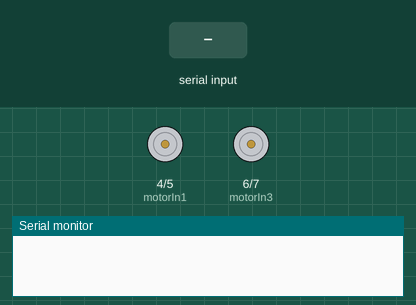
Simulated run of this sketch. Board: Arduino Uno, built with avr-gcc and run on an emulated ATmega328P. On the bench: motor-driver pin pairs drawn as motors (green arrow = first pin HIGH = forward, orange = second pin HIGH = backward, longer = more drive, scaled by the enable pin), the last lines printed to the serial monitor. The test bench sets the inputs (shaded band).

Above: at 1.2 s.
1.3 s: "F" received over Serial
At 1.8 s:
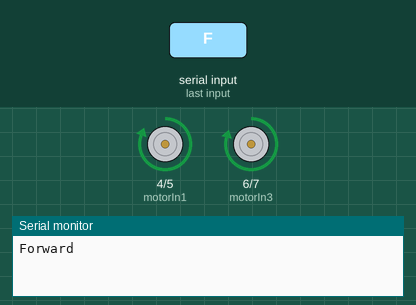
2.8 s: "L" received over Serial
At 3.7 s:
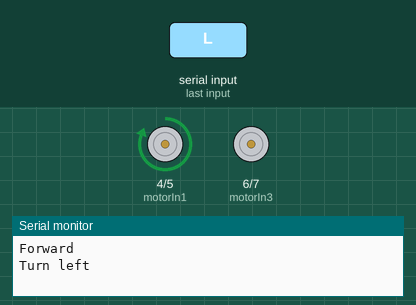
4.8 s: "R" received over Serial
At 5.6 s:
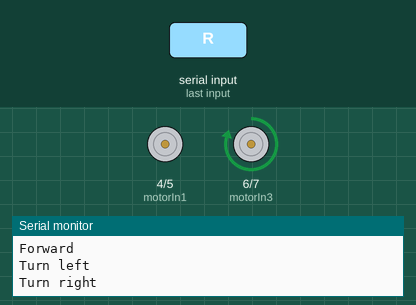
6.8 s: "B" received over Serial
At 8.7 s:
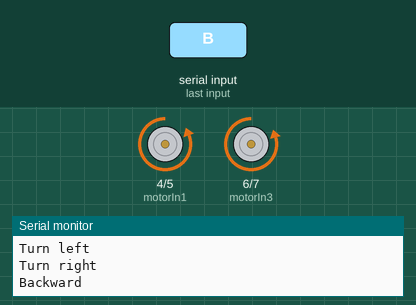
Timing chart, 0 to 9.8 s (numbered marks = the images above; inputs shaded):
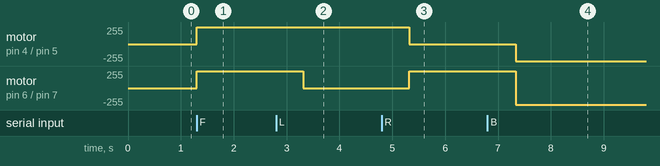

Measured:
- after the input at 1.3 s, motor on pin 4 (motorIn1) / pin 5 (motorIn2): stopped → forward 255/255 at once; motor on pin 6 (motorIn3) / pin 7 (motorIn4): stopped → forward 250/255 at once
- after the input at 2.8 s, motor on pin 6 (motorIn3) / pin 7 (motorIn4): forward 250/255 → stopped after 0.51 s
- after the input at 4.8 s, motor on pin 4 (motorIn1) / pin 5 (motorIn2): forward 255/255 → stopped after 0.52 s; motor on pin 6 (motorIn3) / pin 7 (motorIn4): stopped → forward 250/255 after 0.52 s
- after the input at 6.8 s, motor on pin 4 (motorIn1) / pin 5 (motorIn2): stopped → backward 255/255 after 0.53 s; motor on pin 6 (motorIn3) / pin 7 (motorIn4): forward 250/255 → backward 250/255 after 0.53 s

The sketch:

HW.ino
```cpp
//SoftwareSerial BTSerial (10,11);
const int motorIn1=4;
const int motorIn2=5;
const int motorIn3=6;
const int motorIn4=7;
const int EnableA=2;
const int EnableB=3;
const int A_ledpin=8;
const int B_ledpin=9;
char F,L,B,R;
void setup() {
  // put your setup code here, to run once:
  pinMode(motorIn1,OUTPUT);
  pinMode(motorIn2,OUTPUT);
  pinMode(motorIn3,OUTPUT);
  pinMode(motorIn4,OUTPUT);
  pinMode(EnableB,OUTPUT);
  pinMode(EnableA,OUTPUT);
  Serial.begin(9600);
}

void loop() {
  // put your main code here, to run repeatedly:
 if(Serial.available()>0)
  {unsigned char charreceived=Serial.read();
    switch(charreceived)
    {
      case'F':
        Serial.println("Forward");
        analogWrite(EnableA,250);
        analogWrite(EnableB,250);
        digitalWrite(motorIn1,HIGH);
        digitalWrite(motorIn2,LOW);
        digitalWrite(motorIn3,HIGH);
        digitalWrite(motorIn4,LOW);
        delay(2000);
        break;
      case'L':
        Serial.println("Turn left");
        analogWrite(EnableA,250);
        digitalWrite(motorIn1,HIGH);
        digitalWrite(motorIn2,LOW);
        digitalWrite(motorIn3,LOW);
        digitalWrite(motorIn4,LOW);
        digitalWrite(A_ledpin,HIGH);
        delay(2000);
        break;
      case'R':
        Serial.println("Turn right");
        analogWrite(EnableA,250);
        digitalWrite(motorIn1,LOW);
        digitalWrite(motorIn2,LOW);
        digitalWrite(motorIn3,HIGH);
        digitalWrite(motorIn4,LOW);
        digitalWrite(B_ledpin,HIGH);
        delay(2000);
        break;
      case'B':
        Serial.println("Backward");
        analogWrite(EnableA,250);
        analogWrite(EnableB,250);
        digitalWrite(motorIn1,LOW);
        digitalWrite(motorIn2,HIGH);
        digitalWrite(motorIn3,LOW);
        digitalWrite(motorIn4,HIGH);
        digitalWrite(A_ledpin,HIGH);
        digitalWrite(B_ledpin,HIGH);
        delay(2000);
        break;

      default:
        break;
    }
Serial.flush();
delay(10);

}
}
```
